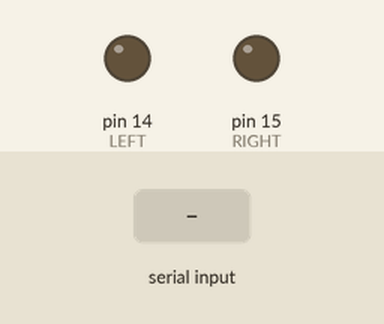
A sketch run on a simulated Arduino Uno, built with avr-gcc and run on an emulated ATmega328P. Parts: output pins drawn as LEDs (lit = HIGH). The test bench sets the inputs (shaded band).

Above: at 2.4 s.
2.5 s: "113\n" received over Serial
At 3.5 s:
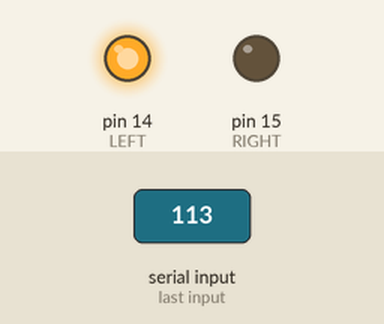
4.0 s: "100\n" received over Serial
At 4.6 s:
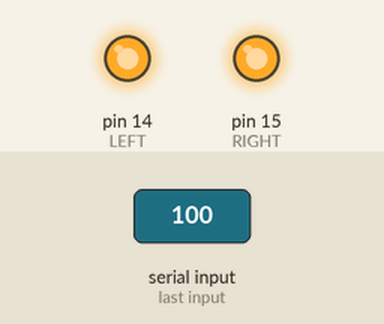
5.5 s: "0\n" received over Serial
At 5.8 s:
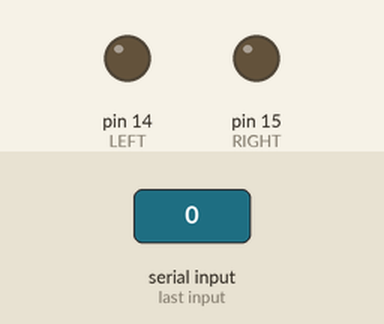
7.0 s: "100\n" received over Serial
At 8.2 s:
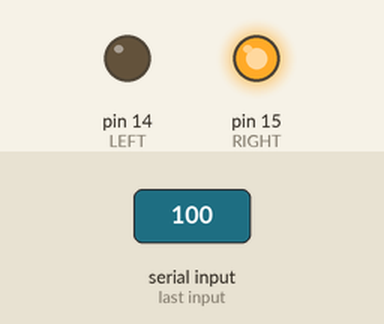
8.5 s: "122\n" received over Serial
At 9.3 s:
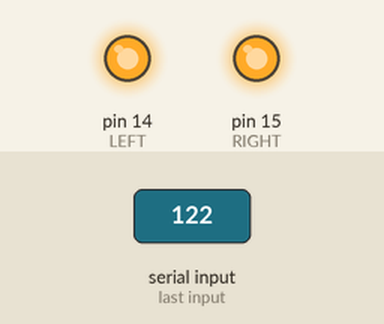
Timing chart, 0 to 11.0 s (numbered marks = the images above; inputs shaded):
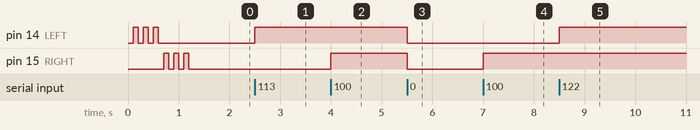

The sketch:

com_station.ino
```cpp
#define BLINK_TIME 100
#define LEFT 14
#define RIGHT 15
#define DATA_RATE 115200

int cmd = -1;

/**
* Blink digital ouput
* @param pin - Pin to blink
* @param nbLoop - Number of blink loop
*/
void blink(int pin, int nbLoop) {
  while(nbLoop > 0) {
    delay(100);
    digitalWrite(pin, HIGH);
    delay(BLINK_TIME);
    digitalWrite(pin, LOW);

    nbLoop = nbLoop - 1;
  }
}
/***/

void setup() {
  /* Init pin */
  pinMode(LEFT, OUTPUT);
  pinMode(RIGHT, OUTPUT);
  /***/

  /* Open serial */
  Serial.begin(DATA_RATE);
	Serial.setTimeout(1);
  /***/

  /* Start sequence */
  blink(LEFT, 3);
  blink(RIGHT, 3);
  /***/
}

void loop() {
  /* Read in serial */
  while (!Serial.available());
  cmd = Serial.readString().toInt();
  /***/

  if (cmd == 113) {
    digitalWrite(LEFT, HIGH);
    cmd = -1;
  }

  if (cmd == 100) {
    digitalWrite(RIGHT, HIGH);
    cmd = -1;
  }

  if (cmd == 122) {
    digitalWrite(LEFT, HIGH);
    digitalWrite(RIGHT, HIGH);
  }

  if (cmd == 0) {
    digitalWrite(LEFT, LOW);
    digitalWrite(RIGHT, LOW);
  }
}
```

Measured:
- after the input at 2.5 s, pin 14 (LEFT): LOW → HIGH at once
- after the input at 4.0 s, pin 15 (RIGHT): LOW → HIGH at once
- after the input at 5.5 s, pin 14 (LEFT), pin 15 (RIGHT): HIGH → LOW at once
- after the input at 7.0 s, pin 15 (RIGHT): LOW → HIGH at once
- after the input at 8.5 s, pin 14 (LEFT): LOW → HIGH at once
